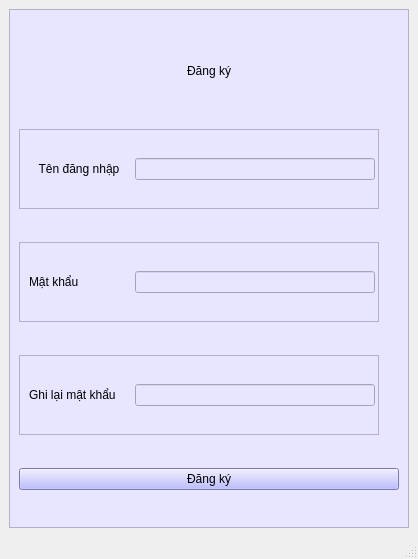
<?xml version="1.0" encoding="UTF-8"?>
<ui version="4.0">
 <class>MainWindow</class>
 <widget class="QMainWindow" name="MainWindow">
  <property name="geometry">
   <rect>
    <x>0</x>
    <y>0</y>
    <width>418</width>
    <height>559</height>
   </rect>
  </property>
  <property name="windowTitle">
   <string>MainWindow</string>
  </property>
  <widget class="QWidget" name="centralwidget">
   <layout class="QHBoxLayout" name="horizontalLayout_3">
    <item>
     <widget class="QFrame" name="frDangnhap">
      <property name="minimumSize">
       <size>
        <width>400</width>
        <height>500</height>
       </size>
      </property>
      <property name="maximumSize">
       <size>
        <width>400</width>
        <height>750</height>
       </size>
      </property>
      <property name="styleSheet">
       <string notr="true">background-color:rgb(231, 229, 255);</string>
      </property>
      <property name="frameShape">
       <enum>QFrame::StyledPanel</enum>
      </property>
      <property name="frameShadow">
       <enum>QFrame::Raised</enum>
      </property>
      <layout class="QVBoxLayout" name="verticalLayout">
       <item>
        <widget class="QLabel" name="label_2">
         <property name="maximumSize">
          <size>
           <width>500</width>
           <height>50</height>
          </size>
         </property>
         <property name="layoutDirection">
          <enum>Qt::LeftToRight</enum>
         </property>
         <property name="styleSheet">
          <string notr="true">text-align: center;
margin: 0px auto;
color: black;</string>
         </property>
         <property name="text">
          <string>Đăng ký</string>
         </property>
         <property name="alignment">
          <set>Qt::AlignCenter</set>
         </property>
         <property name="margin">
          <number>0</number>
         </property>
        </widget>
       </item>
       <item>
        <widget class="QFrame" name="frame">
         <property name="minimumSize">
          <size>
           <width>360</width>
           <height>80</height>
          </size>
         </property>
         <property name="maximumSize">
          <size>
           <width>360</width>
           <height>80</height>
          </size>
         </property>
         <property name="frameShape">
          <enum>QFrame::StyledPanel</enum>
         </property>
         <property name="frameShadow">
          <enum>QFrame::Raised</enum>
         </property>
         <layout class="QHBoxLayout" name="horizontalLayout">
          <item>
           <widget class="QLabel" name="lb_tendangnhap">
            <property name="minimumSize">
             <size>
              <width>100</width>
              <height>0</height>
             </size>
            </property>
            <property name="maximumSize">
             <size>
              <width>200</width>
              <height>50</height>
             </size>
            </property>
            <property name="layoutDirection">
             <enum>Qt::LeftToRight</enum>
            </property>
            <property name="styleSheet">
             <string notr="true">color: black;</string>
            </property>
            <property name="text">
             <string>Tên đăng nhập</string>
            </property>
            <property name="alignment">
             <set>Qt::AlignCenter</set>
            </property>
            <property name="indent">
             <number>5</number>
            </property>
           </widget>
          </item>
          <item>
           <widget class="QLineEdit" name="register_ip_username">
            <property name="minimumSize">
             <size>
              <width>240</width>
              <height>0</height>
             </size>
            </property>
            <property name="maximumSize">
             <size>
              <width>240</width>
              <height>16777215</height>
             </size>
            </property>
            <property name="styleSheet">
             <string notr="true">color:black;</string>
            </property>
           </widget>
          </item>
         </layout>
        </widget>
       </item>
       <item>
        <widget class="QFrame" name="frame_3">
         <property name="minimumSize">
          <size>
           <width>360</width>
           <height>80</height>
          </size>
         </property>
         <property name="maximumSize">
          <size>
           <width>360</width>
           <height>80</height>
          </size>
         </property>
         <property name="frameShape">
          <enum>QFrame::StyledPanel</enum>
         </property>
         <property name="frameShadow">
          <enum>QFrame::Raised</enum>
         </property>
         <layout class="QHBoxLayout" name="horizontalLayout_2">
          <item>
           <widget class="QLabel" name="lb_tendangnhap_3">
            <property name="minimumSize">
             <size>
              <width>100</width>
              <height>0</height>
             </size>
            </property>
            <property name="maximumSize">
             <size>
              <width>200</width>
              <height>50</height>
             </size>
            </property>
            <property name="styleSheet">
             <string notr="true">color: black;</string>
            </property>
            <property name="text">
             <string>Mật khẩu</string>
            </property>
           </widget>
          </item>
          <item>
           <widget class="QLineEdit" name="register_ip_pass">
            <property name="minimumSize">
             <size>
              <width>240</width>
              <height>0</height>
             </size>
            </property>
            <property name="maximumSize">
             <size>
              <width>240</width>
              <height>16777215</height>
             </size>
            </property>
            <property name="styleSheet">
             <string notr="true">color:black;</string>
            </property>
           </widget>
          </item>
         </layout>
        </widget>
       </item>
       <item>
        <widget class="QFrame" name="frame_2">
         <property name="minimumSize">
          <size>
           <width>360</width>
           <height>80</height>
          </size>
         </property>
         <property name="maximumSize">
          <size>
           <width>360</width>
           <height>80</height>
          </size>
         </property>
         <property name="frameShape">
          <enum>QFrame::StyledPanel</enum>
         </property>
         <property name="frameShadow">
          <enum>QFrame::Raised</enum>
         </property>
         <layout class="QHBoxLayout" name="horizontalLayout_4">
          <item>
           <widget class="QLabel" name="lb_tendangnhap_2">
            <property name="minimumSize">
             <size>
              <width>100</width>
              <height>0</height>
             </size>
            </property>
            <property name="maximumSize">
             <size>
              <width>200</width>
              <height>50</height>
             </size>
            </property>
            <property name="styleSheet">
             <string notr="true">color: black;</string>
            </property>
            <property name="text">
             <string>Ghi lại mật khẩu</string>
            </property>
           </widget>
          </item>
          <item>
           <widget class="QLineEdit" name="register_ip_repass">
            <property name="minimumSize">
             <size>
              <width>240</width>
              <height>0</height>
             </size>
            </property>
            <property name="maximumSize">
             <size>
              <width>240</width>
              <height>16777215</height>
             </size>
            </property>
            <property name="styleSheet">
             <string notr="true">color:black;</string>
            </property>
           </widget>
          </item>
         </layout>
        </widget>
       </item>
       <item>
        <widget class="QPushButton" name="btnRegister">
         <property name="styleSheet">
          <string notr="true">color: black;
background-color: rgb(170, 170, 255);</string>
         </property>
         <property name="text">
          <string>Đăng ký</string>
         </property>
        </widget>
       </item>
      </layout>
     </widget>
    </item>
   </layout>
  </widget>
  <widget class="QStatusBar" name="statusbar"/>
  <widget class="QMenuBar" name="menubar">
   <property name="geometry">
    <rect>
     <x>0</x>
     <y>0</y>
     <width>418</width>
     <height>21</height>
    </rect>
   </property>
  </widget>
 </widget>
 <resources/>
 <connections/>
</ui>
